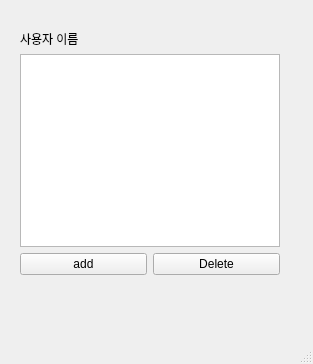
<?xml version="1.0" encoding="UTF-8"?>
<ui version="4.0">
 <class>MainWindow</class>
 <widget class="QMainWindow" name="MainWindow">
  <property name="geometry">
   <rect>
    <x>0</x>
    <y>0</y>
    <width>313</width>
    <height>364</height>
   </rect>
  </property>
  <property name="windowTitle">
   <string>MainWindow</string>
  </property>
  <widget class="QWidget" name="centralwidget">
   <widget class="QWidget" name="layoutWidget">
    <property name="geometry">
     <rect>
      <x>20</x>
      <y>30</y>
      <width>260</width>
      <height>245</height>
     </rect>
    </property>
    <layout class="QVBoxLayout" name="verticalLayout_2">
     <item>
      <widget class="QLabel" name="label">
       <property name="text">
        <string>사용자 이름</string>
       </property>
      </widget>
     </item>
     <item>
      <layout class="QVBoxLayout" name="verticalLayout">
       <item>
        <widget class="QListView" name="lv_names">
         <property name="enabled">
          <bool>true</bool>
         </property>
         <property name="editTriggers">
          <set>QAbstractItemView::EditKeyPressed</set>
         </property>
        </widget>
       </item>
       <item>
        <layout class="QHBoxLayout" name="horizontalLayout">
         <item>
          <widget class="QPushButton" name="btn_add">
           <property name="text">
            <string>add</string>
           </property>
          </widget>
         </item>
         <item>
          <widget class="QPushButton" name="btn_delete">
           <property name="text">
            <string>Delete</string>
           </property>
          </widget>
         </item>
        </layout>
       </item>
      </layout>
     </item>
    </layout>
   </widget>
  </widget>
  <widget class="QMenuBar" name="menubar">
   <property name="geometry">
    <rect>
     <x>0</x>
     <y>0</y>
     <width>313</width>
     <height>21</height>
    </rect>
   </property>
  </widget>
  <widget class="QStatusBar" name="statusbar"/>
 </widget>
 <resources/>
 <connections/>
</ui>
